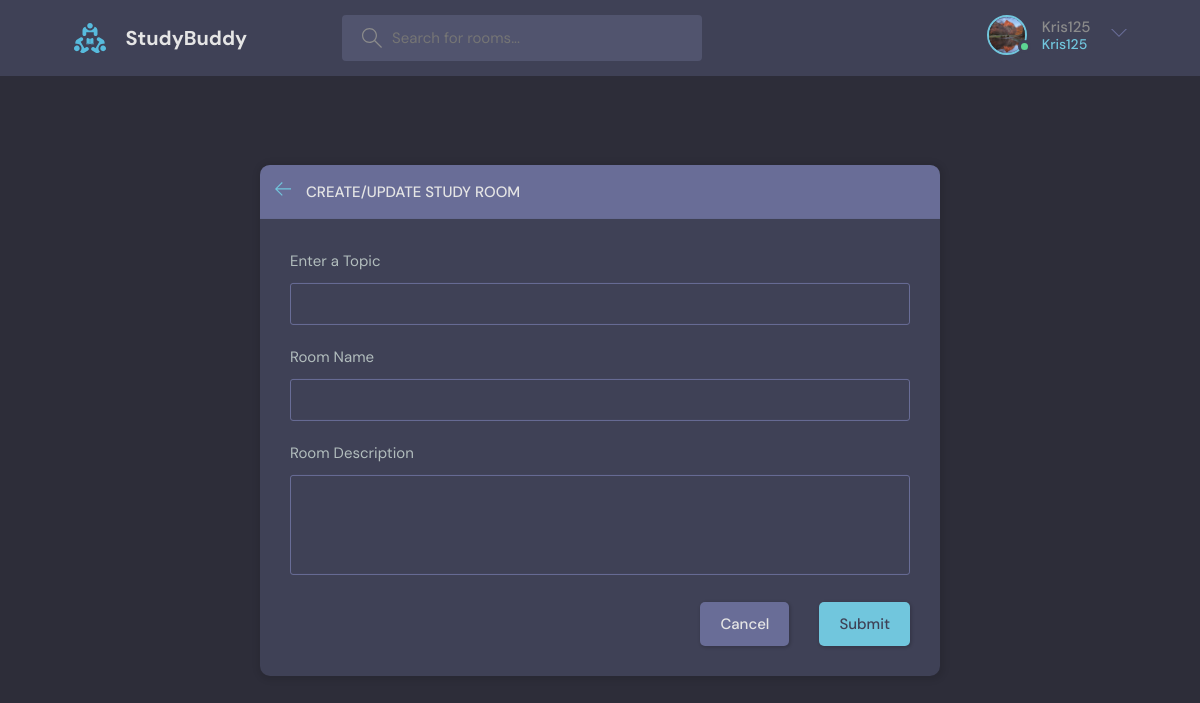
Screenshot of /create-room/ (signed in) with the database file from the repository.
### base/models.py (models this page shows)
class User(AbstractUser):
    name = models.CharField(max_length=200, null=True)
    email = models.EmailField(unique=True, null=True)
    bio = models.TextField(null=True)
    avatar = models.ImageField(default='avatar.svg')
    USERNAME_FIELD = 'email'
    REQUIRED_FIELDS = []

### base/views.py (the view, shortened to what this page needs)
# urls.py: path('create-room/', views.createRoom, name = 'create-room'),
@login_required(login_url='login')
def createRoom(request):
    form = RoomForm()
    topics = Topic.objects.all()
    context = {'form': form, 'topics': topics}
    return render(request, 'room_form.html', context)

### base/forms.py
class RoomForm(ModelForm):
    class Meta:
        model = Room
        fields = '__all__'
        exclude = ['host', 'participants']

### base/templates/room_form.html (shortened to what this page needs)
{% extends 'main.html' %}
{% block content %}
<main class="create-room layout">
  <div class="container">
    <div class="layout__box">
      <div class="layout__boxHeader">
        <div class="layout__boxTitle">
          <a href="{{request.META.HTTP_REFERER}}">
            <svg version="1.1" xmlns="http://www.w3.org/2000/svg" width="32" height="32" viewBox="0 0 32 32">
              <title>arrow-left</title>
              <path
                d="M13.723 2.286l-13.723 13.714 13.719 13.714 1.616-1.611-10.96-10.96h27.625v-2.286h-27.625l10.965-10.965-1.616-1.607z">
              </path>
            </svg>
          </a>
          <h3>Create/Update Study Room</h3>
        </div>
      </div>
      <div class="layout__body">
        <form class="form" action="" method="POST">
          <div class="form__group">
            <label for="room_topic">Enter a Topic</label>
            <input required type="text" value="{{room.topic.name}}" name="topic" list="topic-list" />
          </div>
          <div class="form__group">
            <label for="room_name">Room Name</label>
            {{form.name}}
          </div>
          <div class="form__group">
            <label for="room_description">Room Description</label>
            {{form.description}}
          </div>
          <div class="form__action">
            <a class="btn btn--dark" href="{{request.META.HTTP_REFERER}}">Cancel</a>
            <button class="btn btn--main" type="submit">Submit</button>
          </div>
        </form>
      </div>
    </div>
  </div>
</main>
{% endblock content %}

### templates/navbar.html (shortened to what this page needs)
{% load static %}
<header class="header header--loggedIn">
    <div class="container">
      <a href={% url 'home' %} class="header__logo">
        <img src={% static 'images/logo.svg' %}/>
        <h1>StudyBuddy</h1>
      </a>
      <form class="header__search" method='GET' action={% url 'home' %}>
        <label>
          <input name='q' placeholder="Search for rooms..." />
        </label>
      <nav class="header__menu">
        {% if request.user.is_authenticated %}
        <div class="header__user">
          <a href={% url 'user-profile' request.user.id %}>
            <div class="avatar avatar--medium active">
              <img src={{request.user.avatar.url}} />
            </div>
            <p>{{request.user.username}} <span>{{request.user.username}}</span></p>
          <button class="dropdown-button">
            <svg
              version="1.1"
              xmlns="http://www.w3.org/2000/svg"
              width="32"
              height="32"
              viewBox="0 0 32 32"
            >
              <title>chevron-down</title>
              <path d="M16 21l-13-13h-3l16 16 16-16h-3l-13 13z"></path>
            </svg>
          </button>
        </div>
        {% else %}
        <a href={% url 'login' %}>
          <img src={% static 'images/avatar.svg' %} />
          <p>Login</p>
        </a>
        {% endif %}
      </nav>
    </div>
  </header>

### rows the page displays
User: user.avatar (picture), user.username "Kris125"
